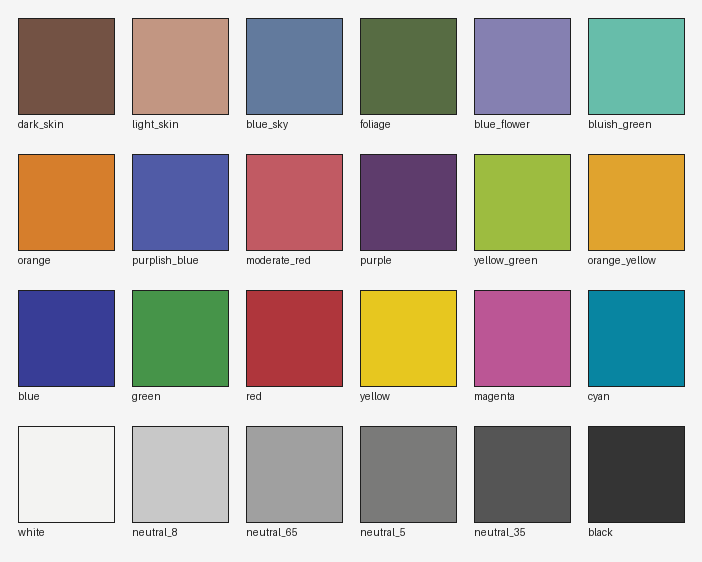
#> input picture color综合/standard_chart.png, 702 x 562 px
$ python correct_21_glue_board.py --photo standard_chart.png
#> lines starting #> are read from the running program, lines starting #| are printed output that depends on the picture; after the words box and inside, x2 and y2 are one past the last pixel; in counts of white or black regions, pixels touching at a corner belong together
# -*- coding: utf-8 -*-
"""
用途：
    新板材 / 新样板上有 21 个胶块时，只做“颜色校正后视觉图”输出，不做匹配、不需要 CSV。

    输入：
        1. 一张包含 ColorChecker 色卡 + 21 个胶块的新照片
        2. standard_chart.png 标准色卡图

    输出：
        1. ColorChecker 基础校正图
        2. 使用之前最终展示参数后的视觉图
        3. 原图 / 基础校正图 / 展示校正图 三联对比
        4. 可选：框选 21 个胶块 ROI，只对胶块区域做展示校正，方便后续定点微调

    当前默认沿用你之前确认效果较好的板材展示参数：
        L_offset      = 5.0
        chroma_scale  = 0.95
        chroma_offset = 0
        a_offset      = 0.3
        b_offset      = 2.5

    注意：
        这个脚本不做 128 胶块匹配。
        不需要 glue_visual_library.csv。
        不需要 visual_mapping_T.json。
        它只负责把新图做 ColorChecker 基础校正，并输出一张接近肉眼观感的校正后图。

典型运行：
    python correct_21_glue_board.py --photo board21.jpg --standard standard_chart.png --out output_21_corrected

如果只想看 ColorChecker 基础校正图，不要浅暖化展示：
    python correct_21_glue_board.py --photo board21.jpg --standard standard_chart.png --out output_21_corrected --no-display-adjust

如果想手动框 21 个胶块，只对 21 个胶块区域应用浅暖化展示：
    python correct_21_glue_board.py --photo board21.jpg --standard standard_chart.png --out output_21_corrected --block-count 21
"""

from __future__ import annotations

import argparse
import json
import math
from pathlib import Path

import cv2
import numpy as np


# ============================================================
# IO
# ============================================================

def imread_unicode(path: str | Path, flags: int = cv2.IMREAD_COLOR) -> np.ndarray:
#> called with flags = 1
    path = Path(path)
    data = np.fromfile(str(path), dtype=np.uint8)
    img = cv2.imdecode(data, flags)
#> img is the input picture: shape (562, 702, 3); mean B, G, R 167.8, 173.7, 179.3
    if img is None:
        raise FileNotFoundError(f"无法读取图像：{path}")
    return img


# [8 lines left out: function imwrite_unicode, not called in this run]


# ============================================================
# sRGB / Linear RGB / Lab
# ============================================================

D65_WHITE = np.array([0.95047, 1.00000, 1.08883], dtype=np.float64)

SRGB_TO_XYZ = np.array(
    [
        [0.4124564, 0.3575761, 0.1804375],
        [0.2126729, 0.7151522, 0.0721750],
        [0.0193339, 0.1191920, 0.9503041],
    ],
    dtype=np.float64,
)

XYZ_TO_SRGB = np.array(
    [
        [3.2404542, -1.5371385, -0.4985314],
        [-0.9692660, 1.8760108, 0.0415560],
        [0.0556434, -0.2040259, 1.0572252],
    ],
    dtype=np.float64,
)


# [11 lines left out: functions srgb_to_linear, linear_to_srgb, not called in this run]


def rgb_to_xyz(rgb: np.ndarray) -> np.ndarray:
    lin = srgb_to_linear(rgb)
    return lin @ SRGB_TO_XYZ.T


# [14 lines left out: function xyz_to_lab, not called in this run]


def rgb_to_lab(rgb: np.ndarray) -> np.ndarray:
    return xyz_to_lab(rgb_to_xyz(rgb))


# [22 lines left out: function lab_to_xyz, not called in this run]


def xyz_to_rgb(xyz: np.ndarray) -> np.ndarray:
    lin = np.asarray(xyz, dtype=np.float64) @ XYZ_TO_SRGB.T
    return linear_to_srgb(lin)


def lab_to_rgb(lab: np.ndarray) -> np.ndarray:
    return xyz_to_rgb(lab_to_xyz(lab))


# [73 lines left out: function delta_e_2000, not called in this run]


# ============================================================
# ColorChecker 选择、透视、取色
# ============================================================

def resize_for_display(img_bgr: np.ndarray, max_w: int = 1400, max_h: int = 900) -> tuple[np.ndarray, float]:
#> called with max_w = 1400, max_h = 900
    h, w = img_bgr.shape[:2]
#> h = 562; w = 702
    scale = min(max_w / w, max_h / h, 1.0)
#> scale = 1
    shown = cv2.resize(img_bgr, (int(w * scale), int(h * scale)), interpolation=cv2.INTER_AREA)
    return shown, scale


def select_four_points(image_bgr: np.ndarray, title: str = "Select ColorChecker corners") -> list[tuple[int, int]]:
    """
    依次点击：
        左上、右上、右下、左下
    """
    shown, scale = resize_for_display(image_bgr)
#> scale = 1
    points: list[tuple[int, int]] = []

    def draw():
        canvas = shown.copy()

        for i, (x, y) in enumerate(points):
            xs = int(round(x * scale))
            ys = int(round(y * scale))
            cv2.circle(canvas, (xs, ys), 6, (0, 0, 255), -1)
            cv2.putText(canvas, str(i + 1), (xs + 8, ys - 8), cv2.FONT_HERSHEY_SIMPLEX, 0.8, (0, 0, 255), 2)

        msg = "Click ColorChecker: TL, TR, BR, BL | Enter confirm | R reset | Esc cancel"
        cv2.putText(canvas, msg, (20, 35), cv2.FONT_HERSHEY_SIMPLEX, 0.75, (0, 255, 255), 2)
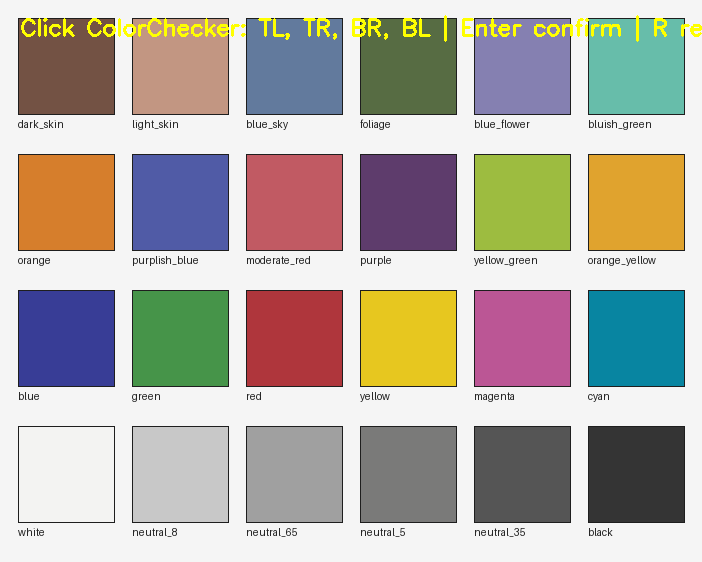
#> canvas: shape (562, 702, 3); 1.01% of pixels changed, all inside (x1, y1, x2, y2) = (21, 15, 702, 42)
        cv2.imshow(title, canvas)

    # [4 lines left out: function mouse_cb, not called in this run]

    cv2.namedWindow(title, cv2.WINDOW_NORMAL)
    cv2.setMouseCallback(title, mouse_cb)
    draw()

    while True:
        key = cv2.waitKey(20) & 0xFF
#> (key Esc is pressed here)
        if key in [13, 10] and len(points) == 4:
            break
        if key in [ord("r"), ord("R")]:
            points.clear()
            draw()
        if key == 27:
            cv2.destroyWindow(title)
#> (the run stopped early here; a loop or call above may not have finished)

$ run again, with color综合/real1.jpg saved as color综合/standard_chart.png
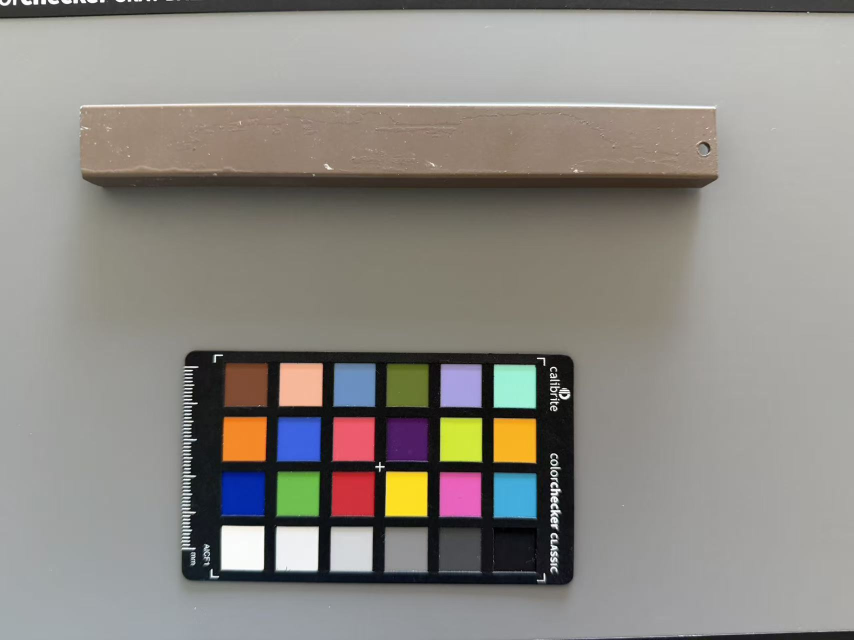
#> input picture color综合/real1.jpg, 1707 x 1280 px (shown at 1/2 size)
#> in imread_unicode, img is the input picture: shape (1280, 1707, 3); mean B, G, R 133, 138.6, 141.9
#> in select_four_points, `shown, scale = resize_for_display(image_bgr)`: scale = 0.703
#> in draw, `cv2.putText(canvas, msg, (20, 35), cv2.FONT_HERSHEY_SIMPLEX, 0.75, (0,..`:
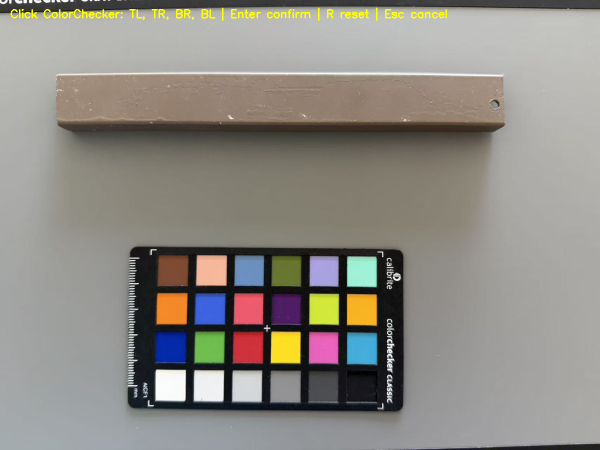
#> canvas: shape (900, 1200, 3) (shown at 1/2 size); mean B, G, R 132.2, 139, 142.3
